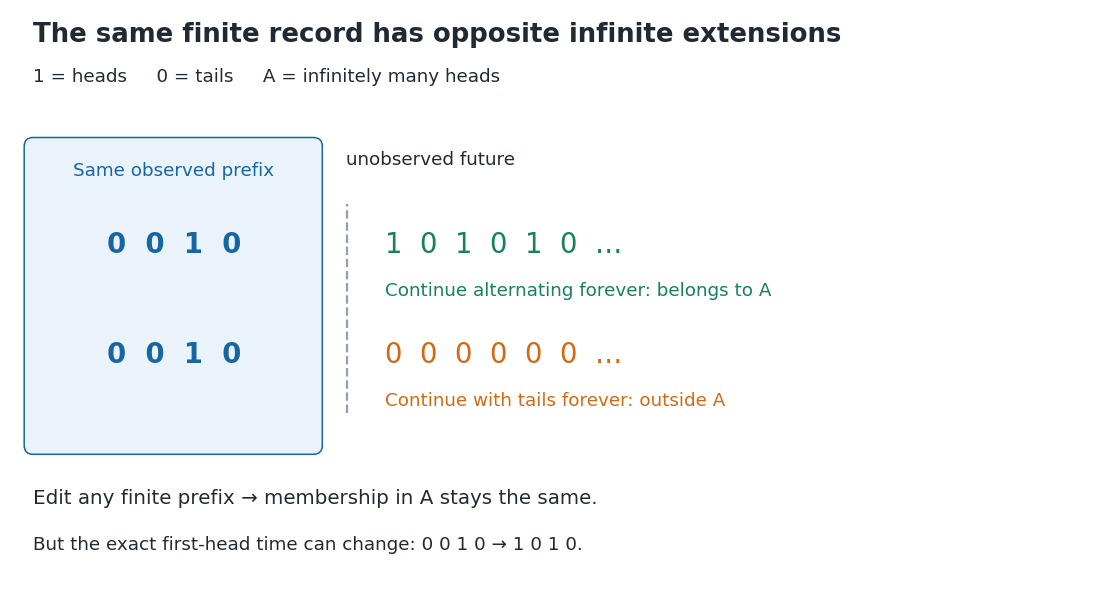

The script that drew this image:
"""Draw finite-prefix ambiguity for a literal tail event (Python 3.14)."""
from pathlib import Path

import matplotlib.pyplot as plt
from matplotlib.patches import FancyBboxPatch


def main():
    fig, ax = plt.subplots(figsize=(10, 5.4), dpi=110, facecolor='white')
    ax.set(xlim=(0, 10), ylim=(0, 5.4))
    ax.axis('off')
    blue, orange, green, ink = '#1766a3', '#d16a13', '#16815b', '#202a35'
    ax.text(0.3, 5.02, 'The same finite record has opposite infinite extensions',
            fontsize=17, weight='bold', color=ink)
    ax.text(0.3, 4.65, '1 = heads     0 = tails     A = infinitely many heads', fontsize=12, color=ink)
    ax.add_patch(FancyBboxPatch((0.3, 1.35), 2.55, 2.72,
                              boxstyle='round,pad=0.08', facecolor='#eaf3fa', edgecolor=blue))
    ax.text(1.58, 3.8, 'Same observed prefix', ha='center', fontsize=12, color=blue)
    for y in (3.1, 2.1):
        ax.text(1.58, y, '0  0  1  0', ha='center', fontsize=18, weight='bold', color=blue)
    ax.plot([3.15, 3.15], [1.65, 3.55], '--', color='#97a1ab', lw=1.5)
    ax.text(3.15, 3.9, 'unobserved future', ha='left', fontsize=12, color=ink)
    ax.text(3.5, 3.1, '1  0  1  0  1  0  …', fontsize=18, color=green)
    ax.text(3.5, 2.71, 'Continue alternating forever: belongs to A', fontsize=12, color=green)
    ax.text(3.5, 2.1, '0  0  0  0  0  0  …', fontsize=18, color=orange)
    ax.text(3.5, 1.71, 'Continue with tails forever: outside A', fontsize=12, color=orange)
    ax.text(0.3, 0.82, 'Edit any finite prefix → membership in A stays the same.', fontsize=13, color=ink)
    ax.text(0.3, 0.4, 'But the exact first-head time can change: 0 0 1 0 → 1 0 1 0.', fontsize=12, color=ink)
    fig.subplots_adjust(left=0, right=1, top=1, bottom=0)
    fig.savefig(Path.cwd() / f'{Path(__file__).stem}.png', facecolor='white')
    plt.close(fig)


if __name__ == '__main__':
    main()
